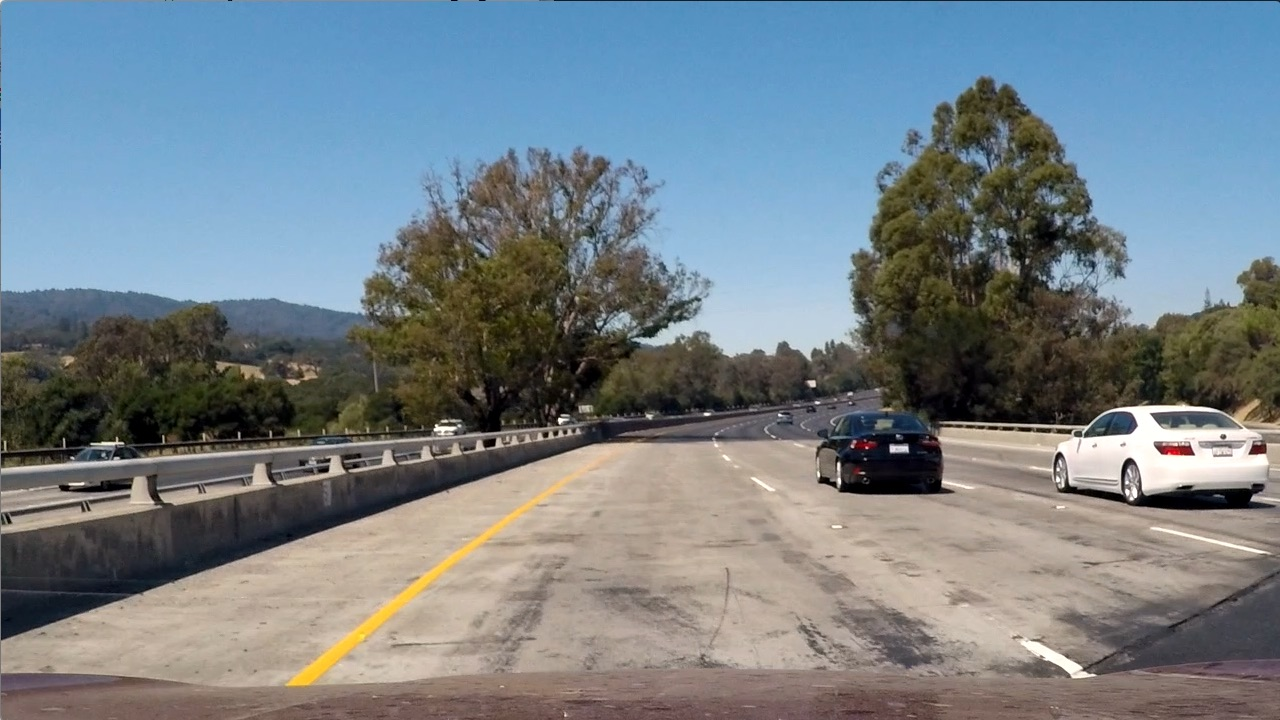
#> input picture test_images/test1.jpg, 1280 x 720 px
$ python test_color.py
#> lines starting #> are read from the running program, lines starting #| are printed output that depends on the picture; after the words box and inside, x2 and y2 are one past the last pixel; in counts of white or black regions, pixels touching at a corner belong together
### src/color.py
import cv2
import numpy as np

class Color:
    def __init__(self, img):
        self.s_ = cv2.cvtColor(img, cv2.COLOR_RGB2HLS)[:,:,2]

    def Filter(self, threshold=(0, 255)):
        output = np.zeros_like(self.s_)
        output[(self.s_ > threshold[0]) & (self.s_ < threshold[1])] = 1
        return output

### src/test_color.py
import matplotlib.pyplot as plt
import numpy as np

from color import Color

img = plt.imread('../test_images/test1.jpg')
#> img is the input picture: shape (720, 1280, 3); mean R, G, B 117.5, 128.7, 135.5
color = Color(img)
#> in __init__, `self.s_ = cv2.cvtColor(img, cv2.COLOR_RGB2HLS)[:,:,2]`:
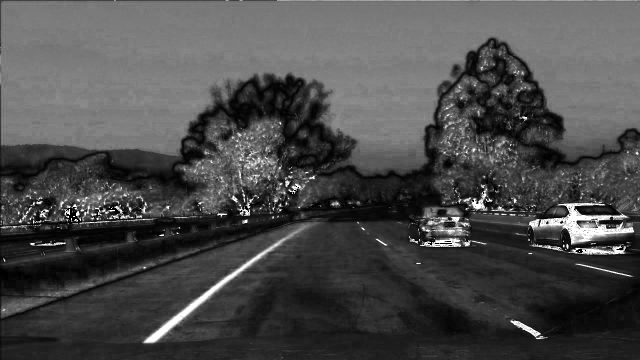
#> self.s_: shape (720, 1280) (shown at 1/2 size); min 0, max 255, mean 74.4

filtered = color.Filter((170, 255))
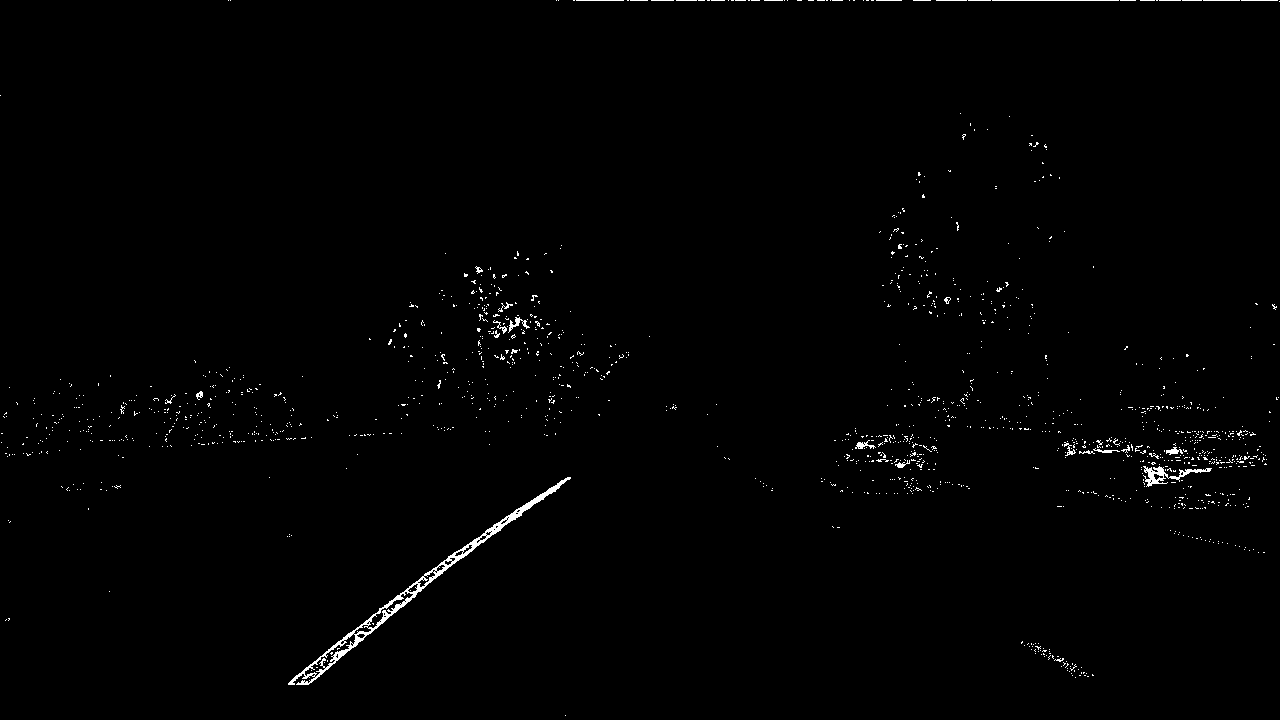
#> filtered: shape (720, 1280); values 0 (black) and 1 (white), 0.82% white in thin lines or dots

plt.imshow(filtered, cmap='gray')
plt.show()

$ run again, with test_images/test2.jpg copied over test_images/test1.jpg
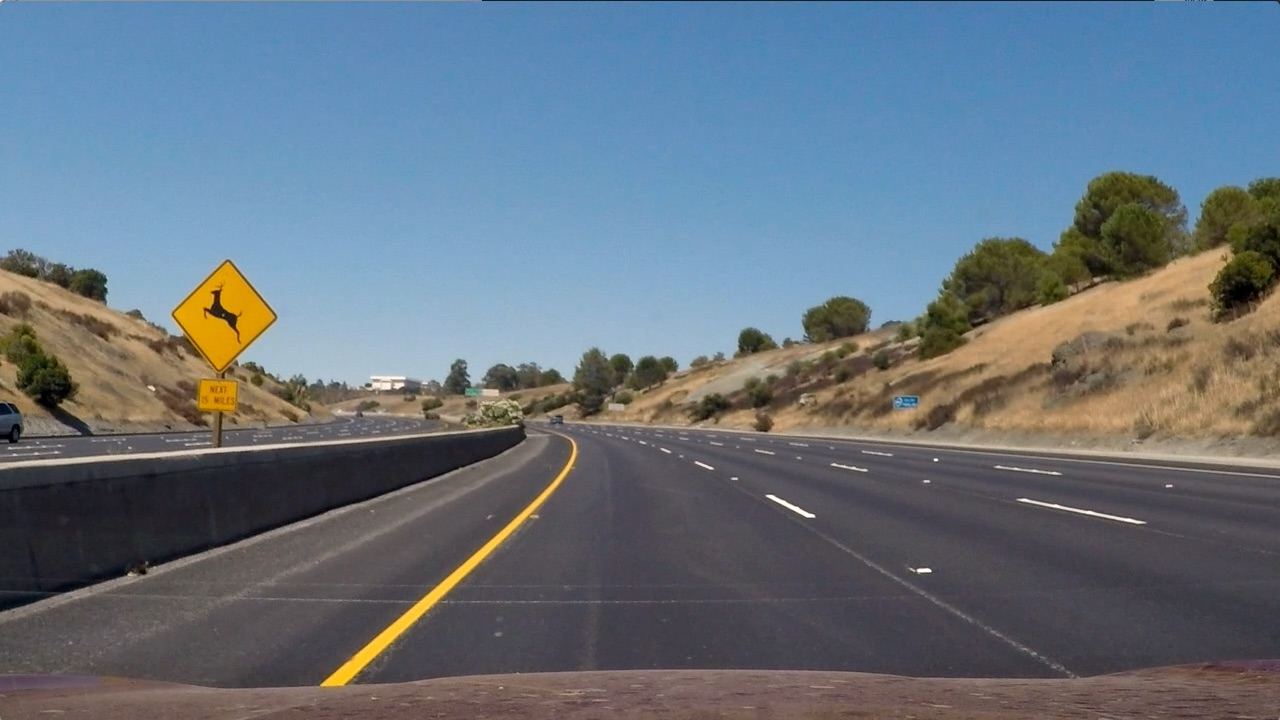
#> input picture test_images/test2.jpg, 1280 x 720 px
#> img is the input picture: shape (720, 1280, 3); mean R, G, B 102.8, 114.6, 125.5
#> in __init__, `self.s_ = cv2.cvtColor(img, cv2.COLOR_RGB2HLS)[:,:,2]`:
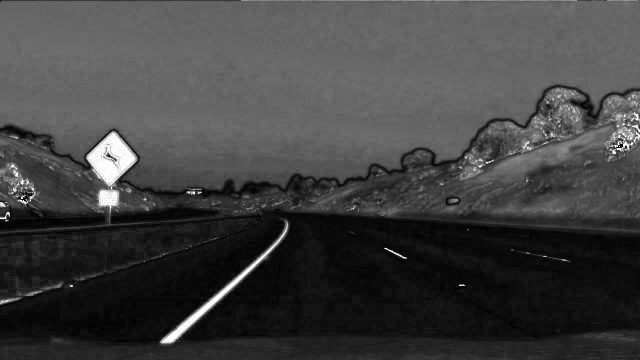
#> self.s_: shape (720, 1280) (shown at 1/2 size); min 0, max 255, mean 64.8
#> `filtered = color.Filter((170, 255))`:
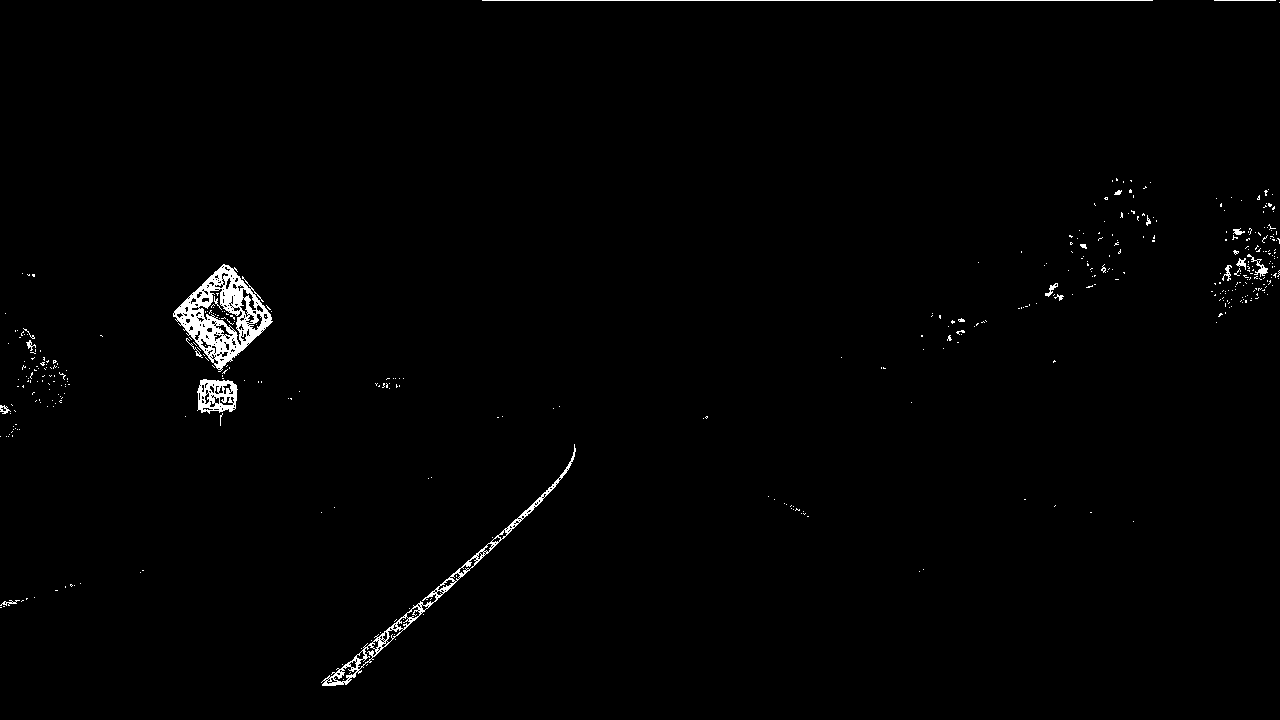
#> filtered: shape (720, 1280); values 0 (black) and 1 (white), 1% white; 429 white regions (407 under 20 px), largest, box (x1, y1, x2, y2) and area: (173, 264, 273, 372) 4055, (321, 444, 576, 686) 1856, (197, 379, 238, 414) 878

$ run again, with test_images/test3.jpg copied over test_images/test1.jpg
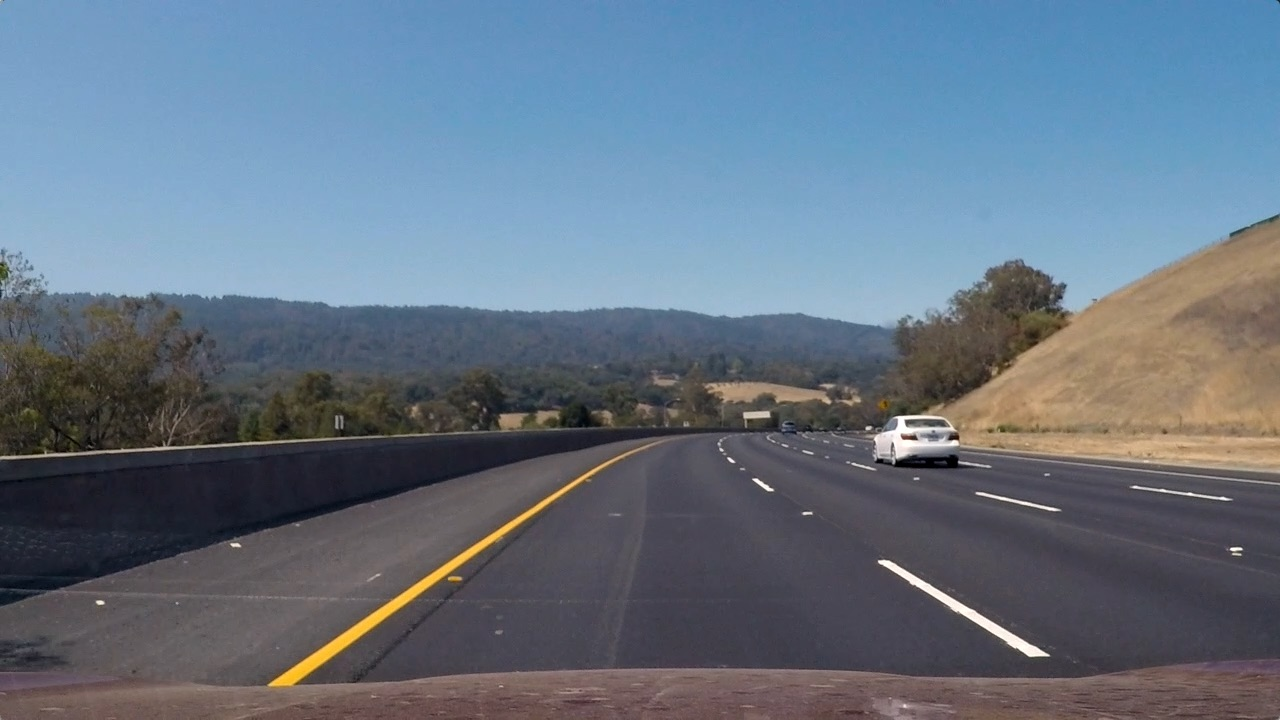
#> input picture test_images/test3.jpg, 1280 x 720 px
#> img is the input picture: shape (720, 1280, 3); mean R, G, B 101.1, 115.3, 130.7
#> in __init__, `self.s_ = cv2.cvtColor(img, cv2.COLOR_RGB2HLS)[:,:,2]`:
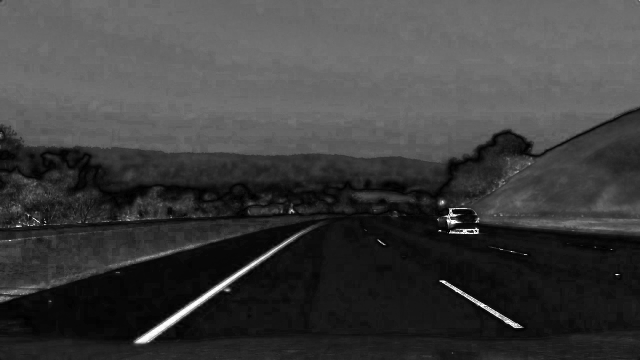
#> self.s_: shape (720, 1280) (shown at 1/2 size); min 0, max 255, mean 62.1
#> `filtered = color.Filter((170, 255))`:
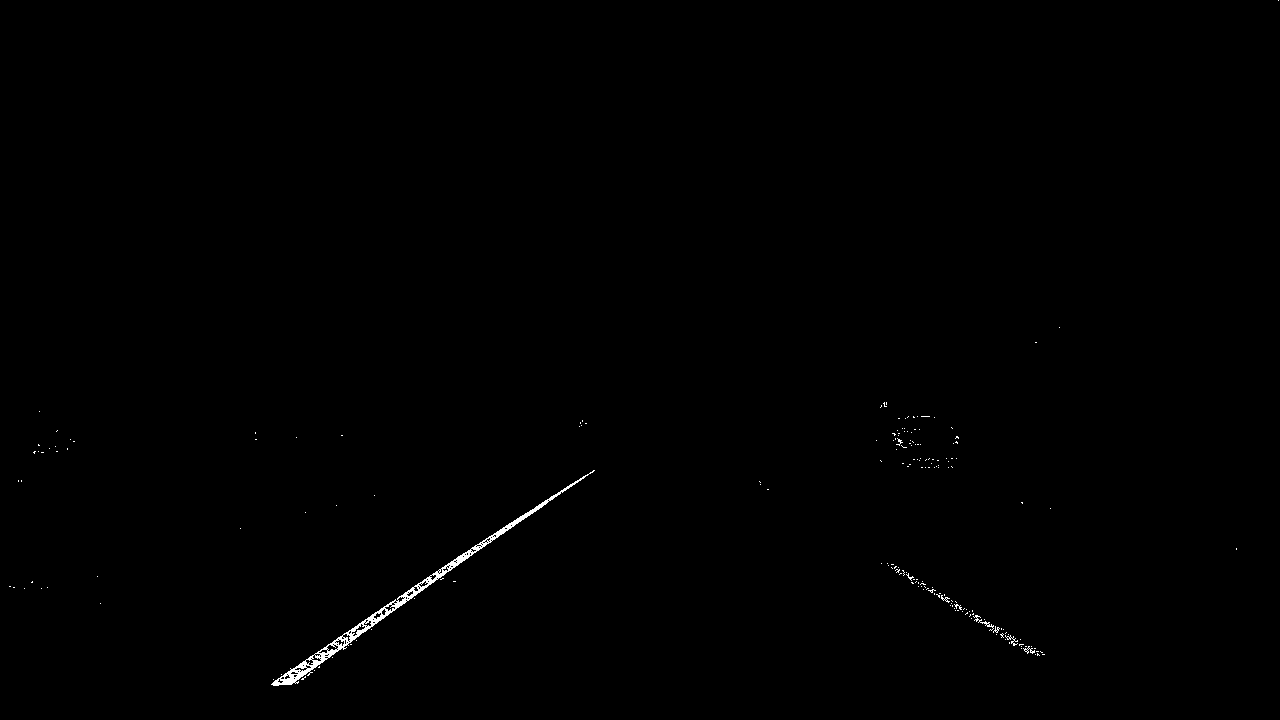
#> filtered: shape (720, 1280); values 0 (black) and 1 (white), 0.32% white in thin lines or dots
